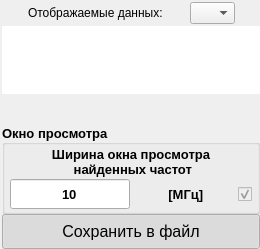
       <widget class="QWidget" name="widget_main" native="true">
        <property name="styleSheet">
         <string notr="true"/>
        </property>
        <layout class="QVBoxLayout" name="layout_main">
         <property name="spacing">
          <number>0</number>
         </property>
         <property name="leftMargin">
          <number>0</number>
         </property>
         <property name="topMargin">
          <number>0</number>
         </property>
         <property name="rightMargin">
          <number>0</number>
         </property>
         <property name="bottomMargin">
          <number>0</number>
         </property>
         <item>
          <widget class="QWidget" name="widget_main_body" native="true">
           <property name="styleSheet">
            <string notr="true"/>
           </property>
           <layout class="QHBoxLayout" name="layout__main_body" stretch="1,0">
            <property name="spacing">
             <number>0</number>
            </property>
            <property name="leftMargin">
             <number>0</number>
            </property>
            <property name="topMargin">
             <number>0</number>
            </property>
            <property name="rightMargin">
             <number>0</number>
            </property>
            <property name="bottomMargin">
             <number>0</number>
            </property>
            <item>
             <widget class="QWidget" name="widget_plotting" native="true">
              <property name="styleSheet">
               <string notr="true">QWidget{
background-color: rgb(240, 240, 240);
color: rgb(0, 0, 0);
}</string>
              </property>
              <layout class="QVBoxLayout" name="layout_plotting">
               <property name="spacing">
                <number>0</number>
               </property>
               <property name="leftMargin">
                <number>0</number>
               </property>
               <property name="topMargin">
                <number>0</number>
               </property>
               <property name="rightMargin">
                <number>0</number>
               </property>
               <property name="bottomMargin">
                <number>0</number>
               </property>
               <item>
                <widget class="QWidget" name="widget_plot_1" native="true">
                 <layout class="QVBoxLayout" name="layout_plot_1">
                  <property name="spacing">
                   <number>0</number>
                  </property>
                  <property name="leftMargin">
                   <number>0</number>
                  </property>
                  <property name="topMargin">
                   <number>0</number>
                  </property>
                  <property name="rightMargin">
                   <number>0</number>
                  </property>
                  <property name="bottomMargin">
                   <number>0</number>
                  </property>
                 </layout>
                </widget>
               </item>
              </layout>
             </widget>
            </item>
            <item>
             <widget class="QWidget" name="widget_right" native="true">
              <property name="minimumSize">
               <size>
                <width>260</width>
                <height>0</height>
               </size>
              </property>
              <property name="styleSheet">
               <string notr="true"/>
              </property>
              <layout class="QHBoxLayout" name="layout_right">
               <property name="spacing">
                <number>0</number>
               </property>
               <property name="leftMargin">
                <number>0</number>
               </property>
               <property name="topMargin">
                <number>0</number>
               </property>
               <property name="rightMargin">
                <number>0</number>
               </property>
               <property name="bottomMargin">
                <number>0</number>
               </property>
               <item>
                <widget class="QWidget" name="widget_table" native="true">
                 <property name="styleSheet">
                  <string notr="true">/* Состояние - не выбран*/
QCheckBox::indicator:unchecked {
	/* Выбор картинки*/
	image: url(:/table_checkbox/resource/table_checkbox/var2_color/no_red_24dp.svg);
}

/* Состояние -  выбран*/
QCheckBox::indicator:checked {
	/* Выбор картинки*/
	image: url(:/table_checkbox/resource/table_checkbox/var2_color/yes_green_24dp.svg);
}
</string>
                 </property>
                 <layout class="QVBoxLayout" name="layout_table">
                  <property name="spacing">
                   <number>0</number>
                  </property>
                  <property name="leftMargin">
                   <number>2</number>
                  </property>
                  <property name="topMargin">
                   <number>0</number>
                  </property>
                  <property name="rightMargin">
                   <number>0</number>
                  </property>
                  <property name="bottomMargin">
                   <number>0</number>
                  </property>
                  <item>
                   <widget class="QWidget" name="widget_table_view_mode" native="true">
                    <layout class="QHBoxLayout" name="horizontalLayout">
                     <property name="spacing">
                      <number>0</number>
                     </property>
                     <property name="leftMargin">
                      <number>2</number>
                     </property>
                     <property name="topMargin">
                      <number>2</number>
                     </property>
                     <property name="rightMargin">
                      <number>0</number>
                     </property>
                     <property name="bottomMargin">
                      <number>2</number>
                     </property>
                     <item>
                      <widget class="QLabel" name="label_text_select_table_display">
                       <property name="sizePolicy">
                        <sizepolicy hsizetype="Maximum" vsizetype="Preferred">
                         <horstretch>0</horstretch>
                         <verstretch>0</verstretch>
                        </sizepolicy>
                       </property>
                       <property name="text">
                        <string>Отображаемые данных: </string>
                       </property>
                      </widget>
                     </item>
                     <item>
                      <widget class="QComboBox" name="comboBox_select_table_view">
                       <property name="maximumSize">
                        <size>
                         <width>45</width>
                         <height>16777215</height>
                        </size>
                       </property>
                       <property name="styleSheet">
                        <string notr="true">QWidget{
selection-background-color: rgb(191, 191, 191);

}</string>
                       </property>
                       <property name="currentText">
                        <string/>
                       </property>
                       <property name="insertPolicy">
                        <enum>QComboBox::InsertAtBottom</enum>
                       </property>
                       <property name="iconSize">
                        <size>
                         <width>20</width>
                         <height>20</height>
                        </size>
                       </property>
                       <item>
                        <property name="text">
                         <string/>
                        </property>
                        <property name="icon">
                         <iconset resource="res.qrc">
                          <normaloff>:/table_checkbox/resource/table_checkbox/var2_color/mixed_white_24dp.svg</normaloff>:/table_checkbox/resource/table_checkbox/var2_color/mixed_white_24dp.svg</iconset>
                        </property>
                       </item>
                       <item>
                        <property name="text">
                         <string/>
                        </property>
                        <property name="icon">
                         <iconset resource="res.qrc">
                          <normaloff>:/table_checkbox/resource/table_checkbox/var2_color/no_red_24dp.svg</normaloff>:/table_checkbox/resource/table_checkbox/var2_color/no_red_24dp.svg</iconset>
                        </property>
                       </item>
                       <item>
                        <property name="text">
                         <string/>
                        </property>
                        <property name="icon">
                         <iconset resource="res.qrc">
                          <normaloff>:/table_checkbox/resource/table_checkbox/var2_color/yes_green_24dp.svg</normaloff>:/table_checkbox/resource/table_checkbox/var2_color/yes_green_24dp.svg</iconset>
                        </property>
                       </item>
                      </widget>
                     </item>
                    </layout>
                   </widget>
                  </item>
                  <item>
                   <widget class="QTableWidget" name="tableWidget_frequency_absorption">
                    <property name="sizePolicy">
                     <sizepolicy hsizetype="Expanding" vsizetype="Expanding">
                      <horstretch>0</horstretch>
                      <verstretch>0</verstretch>
                     </sizepolicy>
                    </property>
                    <property name="styleSheet">
                     <string notr="true"/>
                    </property>
                    <property name="frameShape">
                     <enum>QFrame::NoFrame</enum>
                    </property>
                    <property name="horizontalScrollBarPolicy">
                     <enum>Qt::ScrollBarAlwaysOff</enum>
                    </property>
                    <property name="sizeAdjustPolicy">
                     <enum>QAbstractScrollArea::AdjustToContents</enum>
                    </property>
                    <property name="editTriggers">
                     <set>QAbstractItemView::AnyKeyPressed|QAbstractItemView::EditKeyPressed</set>
                    </property>
                    <property name="tabKeyNavigation">
                     <bool>false</bool>
                    </property>
                    <property name="showDropIndicator" stdset="0">
                     <bool>false</bool>
                    </property>
                    <property name="dragDropOverwriteMode">
                     <bool>false</bool>
                    </property>
                    <property name="selectionMode">
                     <enum>QAbstractItemView::SingleSelection</enum>
                    </property>
                    <property name="selectionBehavior">
                     <enum>QAbstractItemView::SelectRows</enum>
                    </property>
                    <property name="iconSize">
                     <size>
                      <width>0</width>
                      <height>0</height>
                     </size>
                    </property>
                    <property name="showGrid">
                     <bool>true</bool>
                    </property>
                    <property name="sortingEnabled">
                     <bool>false</bool>
                    </property>
                    <property name="rowCount">
                     <number>0</number>
                    </property>
                    <property name="columnCount">
                     <number>0</number>
                    </property>
                    <attribute name="horizontalHeaderCascadingSectionResizes">
                     <bool>false</bool>
                    </attribute>
                    <attribute name="horizontalHeaderShowSortIndicator" stdset="0">
                     <bool>false</bool>
                    </attribute>
                    <attribute name="horizontalHeaderStretchLastSection">
                     <bool>false</bool>
                    </attribute>
                   </widget>
                  </item>
                  <item>
                   <widget class="QWidget" name="widget_bottom" native="true">
                    <property name="sizePolicy">
                     <sizepolicy hsizetype="Preferred" vsizetype="Preferred">
                      <horstretch>0</horstretch>
                      <verstretch>0</verstretch>
                     </sizepolicy>
                    </property>
                    <property name="minimumSize">
                     <size>
                      <width>0</width>
                      <height>0</height>
                     </size>
                    </property>
                    <property name="styleSheet">
                     <string notr="true"/>
                    </property>
                    <layout class="QVBoxLayout" name="layout_bottom">
                     <property name="spacing">
                      <number>0</number>
                     </property>
                     <property name="sizeConstraint">
                      <enum>QLayout::SetDefaultConstraint</enum>
                     </property>
                     <property name="leftMargin">
                      <number>0</number>
                     </property>
                     <property name="topMargin">
                      <number>0</number>
                     </property>
                     <property name="rightMargin">
                      <number>0</number>
                     </property>
                     <property name="bottomMargin">
                      <number>0</number>
                     </property>
                     <item>
                      <widget class="QLabel" name="label_statistics_on_selected_frequencies">
                       <property name="sizePolicy">
                        <sizepolicy hsizetype="Preferred" vsizetype="Fixed">
                         <horstretch>0</horstretch>
                         <verstretch>0</verstretch>
                        </sizepolicy>
                       </property>
                       <property name="minimumSize">
                        <size>
                         <width>0</width>
                         <height>30</height>
                        </size>
                       </property>
                       <property name="styleSheet">
                        <string notr="true"/>
                       </property>
                       <property name="text">
                        <string/>
                       </property>
                      </widget>
                     </item>
                     <item>
                      <widget class="QGroupBox" name="groupBox_window_view">
                       <property name="minimumSize">
                        <size>
                         <width>0</width>
                         <height>90</height>
                        </size>
                       </property>
                       <property name="maximumSize">
                        <size>
                         <width>16777215</width>
                         <height>16777215</height>
                        </size>
                       </property>
                       <property name="sizeIncrement">
                        <size>
                         <width>0</width>
                         <height>0</height>
                        </size>
                       </property>
                       <property name="baseSize">
                        <size>
                         <width>0</width>
                         <height>0</height>
                        </size>
                       </property>
                       <property name="font">
                        <font>
                         <pointsize>10</pointsize>
                         <weight>75</weight>
                         <bold>true</bold>
                        </font>
                       </property>
                       <property name="cursor">
                        <cursorShape>ArrowCursor</cursorShape>
                       </property>
                       <property name="mouseTracking">
                        <bool>false</bool>
                       </property>
                       <property name="tabletTracking">
                        <bool>false</bool>
                       </property>
                       <property name="styleSheet">
                        <string notr="true"/>
                       </property>
                       <property name="title">
                        <string>Окно просмотра</string>
                       </property>
                       <property name="alignment">
                        <set>Qt::AlignLeading|Qt::AlignLeft|Qt::AlignVCenter</set>
                       </property>
                       <property name="flat">
                        <bool>true</bool>
                       </property>
                       <property name="checkable">
                        <bool>false</bool>
                       </property>
                       <layout class="QVBoxLayout" name="layout_frequency_range_3">
                        <property name="spacing">
                         <number>0</number>
                        </property>
                        <property name="leftMargin">
                         <number>5</number>
                        </property>
                        <property name="topMargin">
                         <number>0</number>
                        </property>
                        <property name="rightMargin">
                         <number>5</number>
                        </property>
                        <property name="bottomMargin">
                         <number>0</number>
                        </property>
                        <item>
                         <widget class="QLabel" name="label_text_window_width">
                          <property name="text">
                           <string>Ширина окна просмотра 
 найденных частот</string>
                          </property>
                          <property name="alignment">
                           <set>Qt::AlignCenter</set>
                          </property>
                         </widget>
                        </item>
                        <item>
                         <widget class="QWidget" name="widget_input_window_view" native="true">
                          <property name="sizePolicy">
                           <sizepolicy hsizetype="Ignored" vsizetype="Preferred">
                            <horstretch>0</horstretch>
                            <verstretch>0</verstretch>
                           </sizepolicy>
                          </property>
                          <property name="minimumSize">
                           <size>
                            <width>0</width>
                            <height>30</height>
                           </size>
                          </property>
                          <property name="styleSheet">
                           <string notr="true"/>
                          </property>
                          <layout class="QHBoxLayout" name="layout_start_range_8">
                           <property name="spacing">
                            <number>0</number>
                           </property>
                           <property name="sizeConstraint">
                            <enum>QLayout::SetDefaultConstraint</enum>
                           </property>
                           <property name="leftMargin">
                            <number>0</number>
                           </property>
                           <property name="topMargin">
                            <number>0</number>
                           </property>
                           <property name="rightMargin">
                            <number>0</number>
                           </property>
                           <property name="bottomMargin">
                            <number>0</number>
                           </property>
                           <item>
                            <widget class="QLineEdit" name="lineEdit_window_width">
                             <property name="enabled">
                              <bool>true</bool>
                             </property>
                             <property name="sizePolicy">
                              <sizepolicy hsizetype="Maximum" vsizetype="Fixed">
                               <horstretch>0</horstretch>
                               <verstretch>0</verstretch>
                              </sizepolicy>
                             </property>
                             <property name="minimumSize">
                              <size>
                               <width>0</width>
                               <height>30</height>
                              </size>
                             </property>
                             <property name="maximumSize">
                              <size>
                               <width>120</width>
                               <height>30</height>
                              </size>
                             </property>
                             <property name="styleSheet">
                              <string notr="true"/>
                             </property>
                             <property name="text">
                              <string notr="true">10</string>
                             </property>
                             <property name="maxLength">
                              <number>10</number>
                             </property>
                             <property name="alignment">
                              <set>Qt::AlignCenter</set>
                             </property>
                             <property name="dragEnabled">
                              <bool>false</bool>
                             </property>
                            </widget>
                           </item>
                           <item>
                            <widget class="QLabel" name="label_text_units_window_width">
                             <property name="sizePolicy">
                              <sizepolicy hsizetype="Minimum" vsizetype="Preferred">
                               <horstretch>0</horstretch>
                               <verstretch>0</verstretch>
                              </sizepolicy>
                             </property>
                             <property name="minimumSize">
                              <size>
                               <width>0</width>
                               <height>30</height>
                              </size>
                             </property>
                             <property name="styleSheet">
                              <string notr="true"/>
                             </property>
                             <property name="text">
                              <string> [МГц]</string>
                             </property>
                             <property name="alignment">
                              <set>Qt::AlignCenter</set>
                             </property>
                            </widget>
                           </item>
                           <item>
                            <widget class="QCheckBox" name="checkBox_status_window_width">
                             <property name="enabled">
                              <bool>false</bool>
                             </property>
                             <property name="sizePolicy">
                              <sizepolicy hsizetype="Fixed" vsizetype="Fixed">
                               <horstretch>0</horstretch>
                               <verstretch>0</verstretch>
                              </sizepolicy>
                             </property>
                             <property name="minimumSize">
                              <size>
                               <width>0</width>
                               <height>30</height>
                              </size>
                             </property>
                             <property name="maximumSize">
                              <size>
                               <width>16777215</width>
                               <height>30</height>
                              </size>
                             </property>
                             <property name="whatsThis">
                              <string/>
                             </property>
                             <property name="accessibleName">
                              <string/>
                             </property>
                             <property name="accessibleDescription">
                              <string/>
                             </property>
                             <property name="styleSheet">
                              <string notr="true"/>
                             </property>
                             <property name="text">
                              <string/>
                             </property>
                             <property name="checked">
                              <bool>true</bool>
                             </property>
                             <property name="tristate">
                              <bool>false</bool>
                             </property>
                            </widget>
                           </item>
                          </layout>
                         </widget>
                        </item>
                       </layout>
                      </widget>
                     </item>
                     <item>
                      <widget class="QPushButton" name="pushButton_save_table_to_file">
                       <property name="sizePolicy">
                        <sizepolicy hsizetype="Minimum" vsizetype="Fixed">
                         <horstretch>0</horstretch>
                         <verstretch>0</verstretch>
                        </sizepolicy>
                       </property>
                       <property name="minimumSize">
                        <size>
                         <width>0</width>
                         <height>35</height>
                        </size>
                       </property>
                       <property name="maximumSize">
                        <size>
                         <width>16777215</width>
                         <height>35</height>
                        </size>
                       </property>
                       <property name="font">
                        <font>
                         <pointsize>12</pointsize>
                        </font>
                       </property>
                       <property name="cursor">
                        <cursorShape>PointingHandCursor</cursorShape>
                       </property>
                       <property name="accessibleDescription">
                        <string/>
                       </property>
                       <property name="layoutDirection">
                        <enum>Qt::LeftToRight</enum>
                       </property>
                       <property name="autoFillBackground">
                        <bool>false</bool>
                       </property>
                       <property name="styleSheet">
                        <string notr="true">QPushButton {
	/* задает иконку */
	background-image: url(:/table/resource/table/save_white_36dp.svg);
} </string>
                       </property>
                       <property name="text">
                        <string>Сохранить в файл</string>
                       </property>
                       <property name="iconSize">
                        <size>
                         <width>0</width>
                         <height>0</height>
                        </size>
                       </property>
                       <property name="checkable">
                        <bool>true</bool>
                       </property>
                       <property name="checked">
                        <bool>true</bool>
                       </property>
                       <property name="autoRepeat">
                        <bool>false</bool>
                       </property>
                       <property name="autoExclusive">
                        <bool>false</bool>
                       </property>
                       <property name="default">
                        <bool>false</bool>
                       </property>
                       <property name="flat">
                        <bool>false</bool>
                       </property>
                      </widget>
                     </item>
                    </layout>
                   </widget>
                  </item>
                 </layout>
                </widget>
               </item>
              </layout>
             </widget>
            </item>
           </layout>
          </widget>
         </item>
        </layout>
       </widget>
